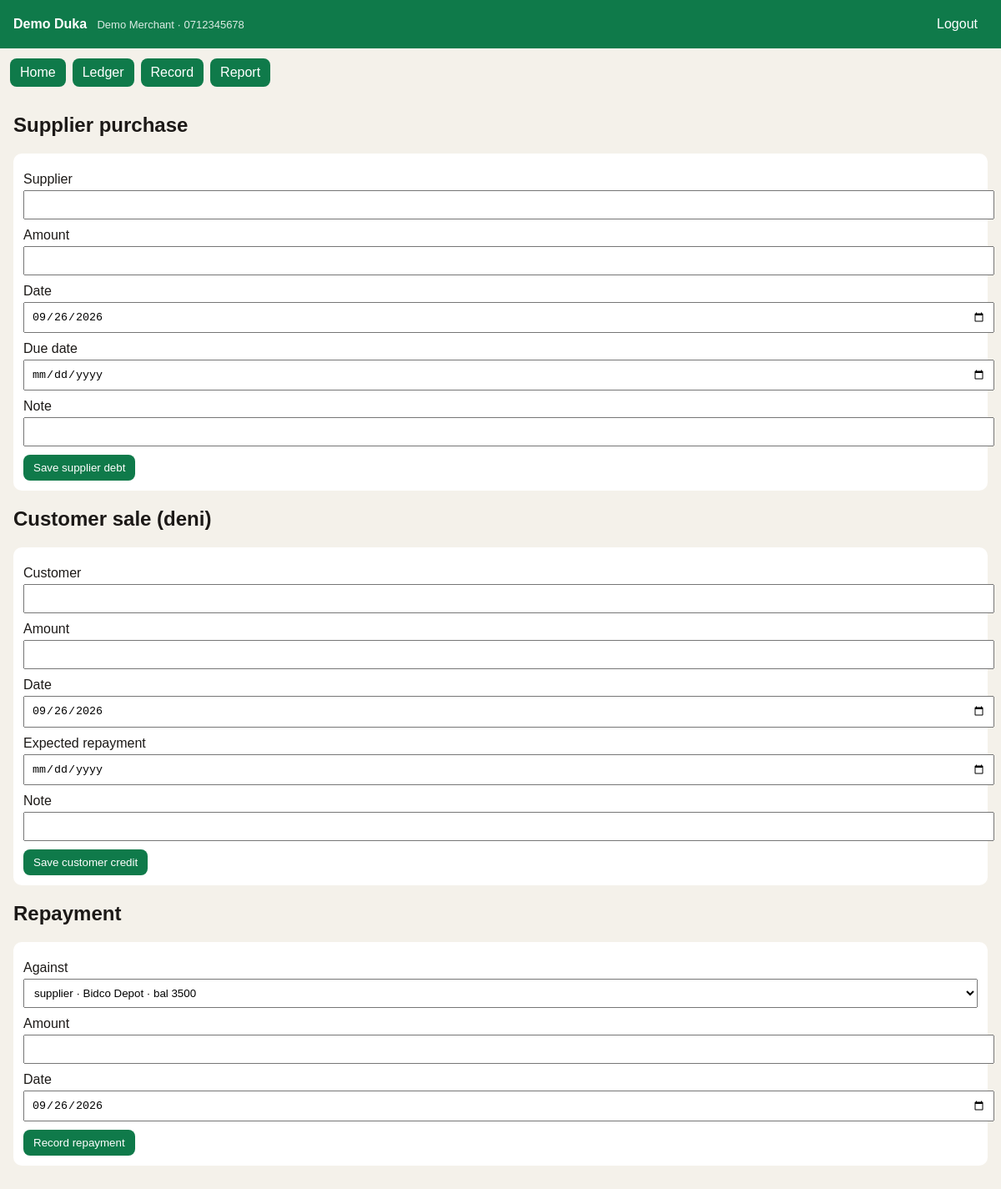
/add (signed in), run on the app's committed database.
### tables this page shows
CREATE TABLE users (
            id INTEGER PRIMARY KEY AUTOINCREMENT,
            name TEXT NOT NULL,
            shop TEXT NOT NULL,
            phone TEXT NOT NULL UNIQUE,
            pin TEXT NOT NULL,
            created_at TEXT NOT NULL
        );

### app.py (the view, shortened to what this page needs)
@app.route("/add", methods=["GET", "POST"])
@login_required
def add():
    user = current_user()
    conn = db()
    open_rows = conn.execute(
        """SELECT * FROM transactions
           WHERE user_id=? AND kind != 'repayment' AND balance > 0
           ORDER BY party""",
        (user["id"],),
    ).fetchall()
    conn.close()
    return render_template(
        "add.html", user=user, open_rows=open_rows, today=date.today().isoformat()
    )

### app.py (called while the page is built)
def db():
    conn = sqlite3.connect(DB_PATH)
    conn.row_factory = sqlite3.Row
    return conn

def login_required(fn):
    @wraps(fn)
    def wrapper(*args, **kwargs):
        if "user_id" not in session:
            return redirect(url_for("login"))
        return fn(*args, **kwargs)
    return wrapper

def current_user():
    conn = db()
    user = conn.execute("SELECT * FROM users WHERE id = ?", (session["user_id"],)).fetchone()
    conn.close()
    return user

### templates/add.html (shortened to what this page needs)
{% extends "base.html" %}
{% block content %}
<h2>Supplier purchase</h2>
<form method="post">
  <label>Supplier <input name="party" required /></label>
  <label>Amount <input name="amount" type="number" min="1" required /></label>
  <label>Date <input name="tx_date" type="date" value="{{ today }}" required /></label>
  <label>Due date <input name="due_date" type="date" required /></label>
  <label>Note <input name="note" /></label>
  <button type="submit">Save supplier debt</button>
</form>
<h2>Customer sale (deni)</h2>
<form method="post">
  <label>Customer <input name="party" required /></label>
  <label>Amount <input name="amount" type="number" min="1" required /></label>
  <label>Date <input name="tx_date" type="date" value="{{ today }}" required /></label>
  <label>Expected repayment <input name="due_date" type="date" required /></label>
  <label>Note <input name="note" /></label>
  <button type="submit">Save customer credit</button>
</form>
<h2>Repayment</h2>
<form method="post">
  <label>Against
    <select name="target_id" required>
      {% for t in open_rows %}
        <option value="{{ t.id }}">{{ t.kind }} · {{ t.party }} · bal {{ "%.0f"|format(t.balance) }}</option>
      {% endfor %}
    </select>
  </label>
  <label>Amount <input name="amount" type="number" min="1" required /></label>
  <label>Date <input name="tx_date" type="date" value="{{ today }}" required /></label>
  <button type="submit">Record repayment</button>
</form>
{% endblock %}

### templates/base.html (shortened to what this page needs)
<!DOCTYPE html>
<html lang="en">
<head>
  <link rel="stylesheet" href="{{ url_for('static', filename='style.css') }}" />
</head>
<body>
  {% if user is defined %}
  <header class="topbar">
    <div>
      <strong>{{ user.shop }}</strong>
      <span class="muted">{{ user.name }} · {{ user.phone }}</span>
    </div>
    <a class="btn ghost" href="{{ url_for('logout') }}">Logout</a>
  </header>
  <nav class="nav">
    <a href="{{ url_for('dashboard') }}">Home</a>
    <a href="{{ url_for('ledger') }}">Ledger</a>
    <a href="{{ url_for('add') }}">Record</a>
    <a href="{{ url_for('report') }}">Report</a>
  </nav>
  {% endif %}
  <main>
    {% block content %}{% endblock %}
  </main>
</body>
</html>

### static/style.css (style rules this page uses)
body { font-family: sans-serif; margin: 0; background: #f4f1ea; color: #1c1917; }
.topbar { display: flex; justify-content: space-between; align-items: center; padding: 12px 16px; background: #0f7a4a; color: #fff; }
.muted { opacity: .85; font-size: 13px; margin-left: 8px; }
.nav { display: flex; gap: 8px; padding: 12px; }
.nav a, .btn, button { background: #0f7a4a; color: #fff; text-decoration: none; padding: 8px 12px; border-radius: 8px; border: 0; cursor: pointer; }
.btn.ghost { background: transparent; }
main { padding: 0 16px 24px; }
label { display: block; margin: 10px 0; }
input, select { width: 100%; padding: 8px; margin-top: 4px; }
.score, .cards article, table, form { background: #fff; padding: 12px; border-radius: 10px; margin-bottom: 12px; }

### data on the page
users: shop "Demo Duka", name "Demo Merchant", phone "0712345678"

### other printed values
form field target_id "supplier · Bidco Depot · bal 3500"
